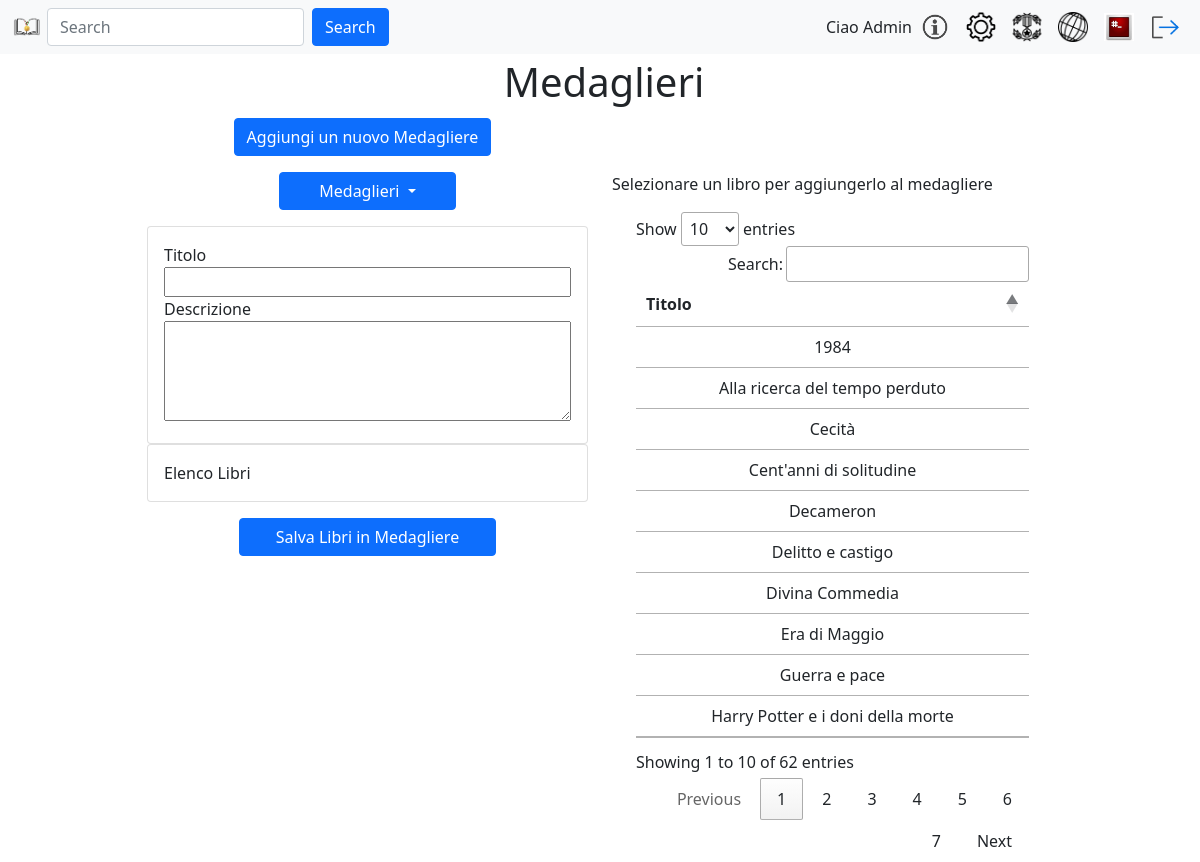
The app's page /gestioneMedaglieri.php (signed in) with its own data.
### tables this page shows
CREATE TABLE `utente` (
  `id` int NOT NULL AUTO_INCREMENT,
  `username` varchar(80) NOT NULL,
  `email` varchar(80) NOT NULL,
  `pwd` varchar(120) NOT NULL,
  `immagineProfilo` varchar(255) DEFAULT NULL,
  `isAdmin` int NOT NULL DEFAULT '0',
  `descrizione` varchar(150) DEFAULT NULL,
  `stato` int NOT NULL DEFAULT '0',
  PRIMARY KEY (`id`)
);

CREATE TABLE `libro` (
  `id` int NOT NULL AUTO_INCREMENT,
  `titolo` varchar(255) NOT NULL,
  PRIMARY KEY (`id`),
  UNIQUE KEY `ID_LIBRO_IND` (`id`)
);

### include/login.model.php (called while the page is built, shortened)
<?php
require_once 'config.php';
function getDbImageName(string $username){
    global $conn;
    $sql = "SELECT immagineProfilo FROM utente WHERE username = ?";
    $stmt = $conn->prepare($sql);
    $stmt->bind_param("s", $username);
    $stmt->execute();
    $result = $stmt->get_result();
    return $result->fetch_assoc()['immagineProfilo'];
}
?>

### include/login.controller.php (called while the page is built, shortened)
<?php
function getUserImage(string $username){
    $defaultProfileImage = "images/users/default.png";
    $image = "images/users/" . getDbImageName($username);
    try {
        if (is_file($image) && (getimagesize($image) !== false)) {
                return $image;
            }
    }
    catch (Exception $e) {
        echo '<script>';
        echo 'console.log("Errore nel reperire l\'immagine del profilo utente da db");';
        echo '</script>';
        }
    return $defaultProfileImage;
}
?>

### include/libri.php (called while the page is built, shortened)
<?php
class Libri {
    private $conn;
    public function __construct($conn) {
        $this->conn = $conn;
    }
    public function getLibri() {
      $sql = "SELECT l.id, l.titolo, a.id as autoreId, a.nome FROM libro l, autore a, scrittoda s WHERE l.id = s.libroId AND a.id = s.autoreId ORDER BY a.nome";
      return mysqli_query($this->conn, $sql);
    }
}
$libri = new Libri($conn);
?>

### gestioneMedaglieri.php (the view, shortened to what this page needs)
<?php
require_once 'include/login.model.php';
require_once 'include/config.php';
require_once 'include/libri.php';
?>
<!DOCTYPE html>
<html lang="it">
<head>
    <link rel="stylesheet" type="text/css" href="https://cdn.datatables.net/1.11.5/css/jquery.dataTables.css">
    <link href="https://cdn.jsdelivr.net/npm/bootstrap@5.1.3/dist/css/bootstrap.min.css" rel="stylesheet"
>
    <link rel="stylesheet" type="text/css" href="css/landingPage.css">
    <link rel="stylesheet" type="text/css" href="css/gestioneMedaglieri.css">
</head>
<body>
    <?php require('navbarSelect.php'); ?>
    <div class="row">
        <div class="col-md-12 text-center m-1">
            <h1>Medaglieri</h1>
        </div>
    </div>
    <main class="container">
        <div class="row">
            <div class="col-md-1"></div>
            <div class="col-md-5 text-center">
                <button type="button" class="btn btn-primary mb-3" data-bs-toggle="modal"
                    data-bs-target="#addMedagliere">
                    Aggiungi un nuovo Medagliere
                </button>
            </div>
            <div class="col-md-5"></div>
            <div class="col-md-1"></div>
        </div>
        <div class="container">
            <div class="row">
                <div class="col-md-1"></div>
                <div class="col-md-5 justify-content-center">
                    <div class="dropdown">
                        <button type="button" id="dropdownButton" class="btn btn-primary dropdown-toggle big"
                            data-bs-toggle="dropdown">
                            Medaglieri
                        </button>
                        <form action="#" method="post">
                            <div class="card">
                                <div class="card-body">
                                    <label for="selectedItemTitoloInput">Titolo</label>
                                    <input type="text" class="flexible-input titolo" id="selectedItemTitoloInput"
                                        name="selectedItemTitoloInput">
                                    <label for="selectedItemDescrizioneInput">Descrizione</label>
                                    <textarea lang="" class="flexible-input descrizione" rows="4" cols="50"
                                        id="selectedItemDescrizioneInput"
                                        name="selectedItemDescrizioneInput"></textarea>
                                </div>
                            </div>
                            <div class="card">
                                <div class="card-body">
                                    Elenco Libri
                                </div>
                            </div>
                        </form>
                        <div class="text-center">
                        <input  class="btn btn-primary" id="salvaLibriInMedagliere" value="Salva Libri in Medagliere">
                        </div>
                    </div>
                </div>
                <div class="col-md-5 justify-content-center">
                    <div>
                        <p>Selezionare un libro per aggiungerlo al medagliere</p>
                    </div>
                    <div class="container">
                        <div class="row">
                            <div class="col-md-12">
                                <table id="libriTable" class="table text-center">
                                    <thead>
                                        <tr>
                                            <th>Titolo</th>
                                        </tr>
                                    </thead>
                                    <tbody>
                                        <?php $libriResult = $libri->getLibri();
                                            while ($row = mysqli_fetch_assoc($libriResult)) {?>
                                        <tr>
                                            <td id="libroid-<?php echo $row['id']?>"> <?php echo $row['titolo']; ?> </td>
                                        </tr>
                                        <?php } ?>
                                    </tbody>
                                </table>
                            </div>
                        </div>
                    </div>
                </div>
                <div class="col-md-1"></div>
            </div>
        </div>
    </main>
</body>
</html>

### navbar.php (shortened to what this page needs)
<?php
include_once("include/login.controller.php");
include_once("include/login.model.php");
?>
<header>
    <nav class="navbar navbar-expand navbar-light bg-light">
        <div class="container-fluid">
            <a href="landingPage.php"> <img id="logo" src="images/logoLetturePremiateSmall.png" alt="Logo con libro e medaglia"> </a>
            <form action="searchingPage.php" method="post" class="d-flex me-auto" >
                <input name="searchingText" id="searchingText" class="form-control me-2" type="search" placeholder="Search" aria-label="Search" />
                <button class="btn btn-primary" type="submit" title="Ricerca">Search</button>
            </form>
          <div id="username" class="d-flex"><?php echo "Ciao " . ucfirst($_SESSION["username"]);?></div>
          <div class="d-flex" id="navbarSupportedContent">
            <ul class="navbar-nav">
              <li class="nav-item">
                  <a href="infoPoint.php" title="Informazioni"><img src="images/infoimg_no_background.png" alt="Informazioni"></a>
                </li>
              <li class="nav-item">
                <a href="settingPage.php" title="Settings"><img src="images/settingLogo.png" alt="Impostazioni"></a>
              </li>
              <li class="nav-item">
                <a href="classifica.php" title="Classifica"><img src="images/medagliereNewIcons/medagliaLogo.png" alt="Impostazioni"></a>
              </li>
              <li class="nav-item dropdown">
                <a href="discoveryPage.php" title="Discovery Page"><img src="images/discoveryLogo.png" alt="Scopri"></a>
              </li>
              <li class="nav-item">
                <a href="profilePage.php" title="Profilo"><img src=<?php echo getUserImage($_SESSION["username"]); ?> alt="Immagine Profilo"> </a>
              </li>
                <li class="nav-item">
                <a href="logout.php" title="Esci"><img src="images/log-out.png" alt="Logout"></a>
              </li>
            </ul>
          </div>
        </div>
      </nav>
</header>

### css/landingPage.css (style rules this page uses)
#logo { width: 30px; height: auto; margin-right: 5px; }
#navbarSupportedContent img { width: 30px; height: auto; margin: 0 6px; }
#navbarSupportedContent ul.navbar-nav { display: flex; align-items: center; }
#navbarSupportedContent li.nav-item { margin: 0 2px; }
form { display: block; }

### css/gestioneMedaglieri.css (style rules this page uses)
.titolo { width: 100%; }
.big { display: block; margin: auto; width: 40%; }
.descrizione { width: 100%; height: 100px; resize: vertical; }

### records on screen
utente: immagineProfilo (picture)
libro: titolo "Era di Maggio"
libro: titolo "Divina Commedia"
libro: titolo "Delitto e castigo"
libro: titolo "Cent'anni di solitudine"
libro: titolo "1984"
libro: titolo "Decameron"
libro: titolo "Harry Potter e i doni della morte"
libro: titolo "Cecità"
libro: titolo "Guerra e pace"
libro: titolo "Alla ricerca del tempo perduto"

### other values on screen
$_SESSION["username"] "Admin"
